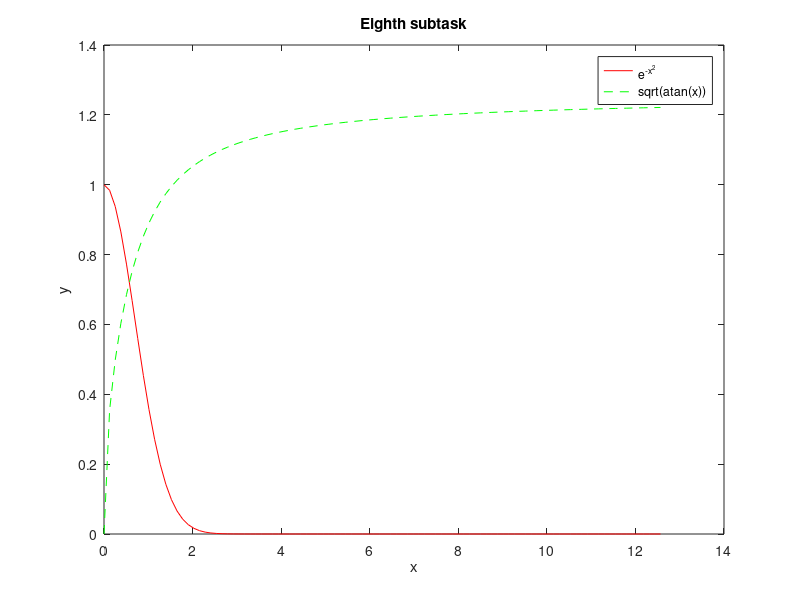
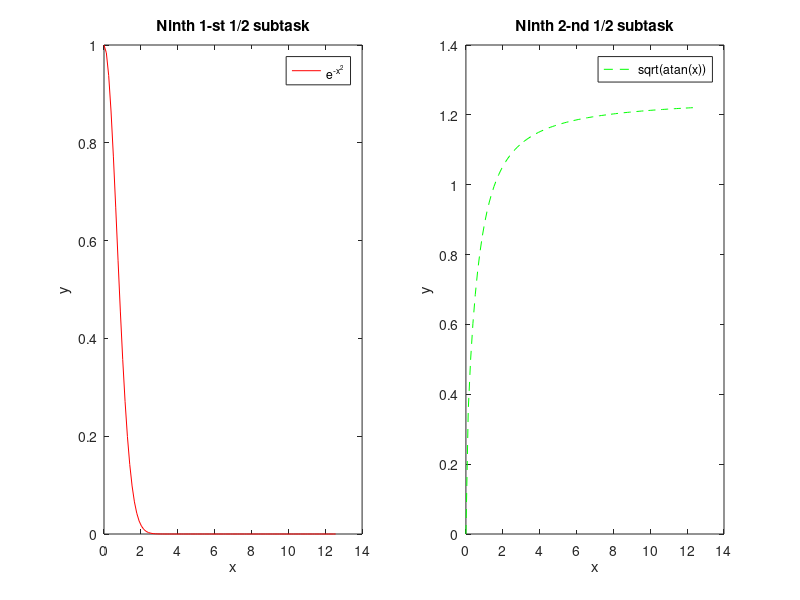
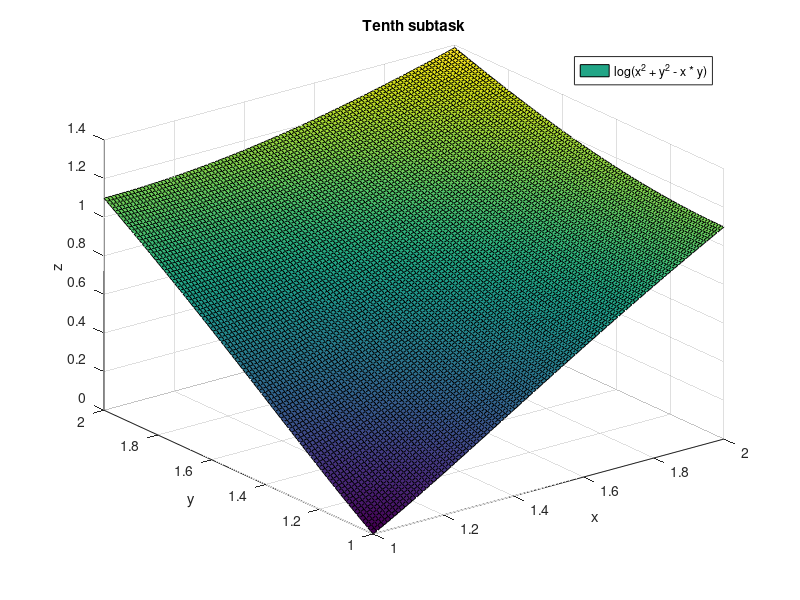

MATLAB code for these plots, in order:
# First subtask

fprintf("Matrix A:\n")

temp1 = [
    3.25;
    10.10;
    5.04;
];

temp2 = [
    -1.07;
    0.25;
    -7.79;
];

temp3 = [
    2.34;
    -4.78;
    3.31; 
];

A = [
    temp1, temp2, temp3
]

clear temp1, temp2, temp3;

# Second subtask

fprintf("Matrix B:\n")

B = rand(3)
% B = [
%     1.0 2.0 3.0;
%     2.0 3.0 1.0;
%     3.0 1.0 2.0;
% ]

# Third subtask

fprintf("A + 10 * B:\n")
T = A + 10 * B

fprintf("B^{T}:\n")
B.'

fprintf("A .* B:\n")
A .* B

fprintf("Sorted A:\n")
sort(A)

fprintf("MaxMin B:\n")
[max(max(B)), min(min(A));]

fprintf("Determinant B:\n")
det(B)

# Fourth subtask

fprintf("Matrix C:\n")
C = zeros(3, 1);
C(2, 1) = 5.71;
C(3, 1) = -3.61;
C

# Fifth subtask

fprintf("A * X = C => Vector X:\n")
X = A \ C

# Sixth subtask

fprintf("Matrix D:\n")
D = abs(sin(A) + B^(3.0 / 5.0))

# Seventh subtask

fprintf("Vector A:\n")
a = [
    3.2;
    2.8;
    -1.4;
]

fprintf("Vector B:\n")
b = [
    0.6;
    3.2;
    -4.8;
]

fprintf("a * b:\n")
dot(A, B)

fprintf("a x b:\n")
cross(A, B)

fprintf("|a|:\n")
norm(A)

# Eighth subtask

x = linspace(0, 4 * pi);
y = e.^(-x.^2);
z = sqrt(atan(x));

figure;

plot(x, y, "r-", x, z, "g--");
title("Eighth subtask");
xlabel("x");
ylabel("y");
legend("e^{-x^2}","sqrt(atan(x))");

# Ninth subtask

figure;

subplot(1, 2, 1);
plot(x, y, "r-");
title("Ninth 1-st 1/2 subtask");
xlabel("x");
ylabel("y");
legend("e^{-x^2}");

subplot(1, 2, 2);
plot(x, z, "g--");
title("Ninth 2-nd 1/2 subtask");
xlabel("x");
ylabel("y");
legend("sqrt(atan(x))");



# Tenth subtask

x = linspace(1, 2);
y = x.';
z = log(x.^2 + y.^2 - x .* y);

figure;

surf(x, y, z);
grid on;
title("Tenth subtask");
xlabel("x");
ylabel("y");
zlabel("z");
legend("log(x^2 + y^2 - x * y)");
